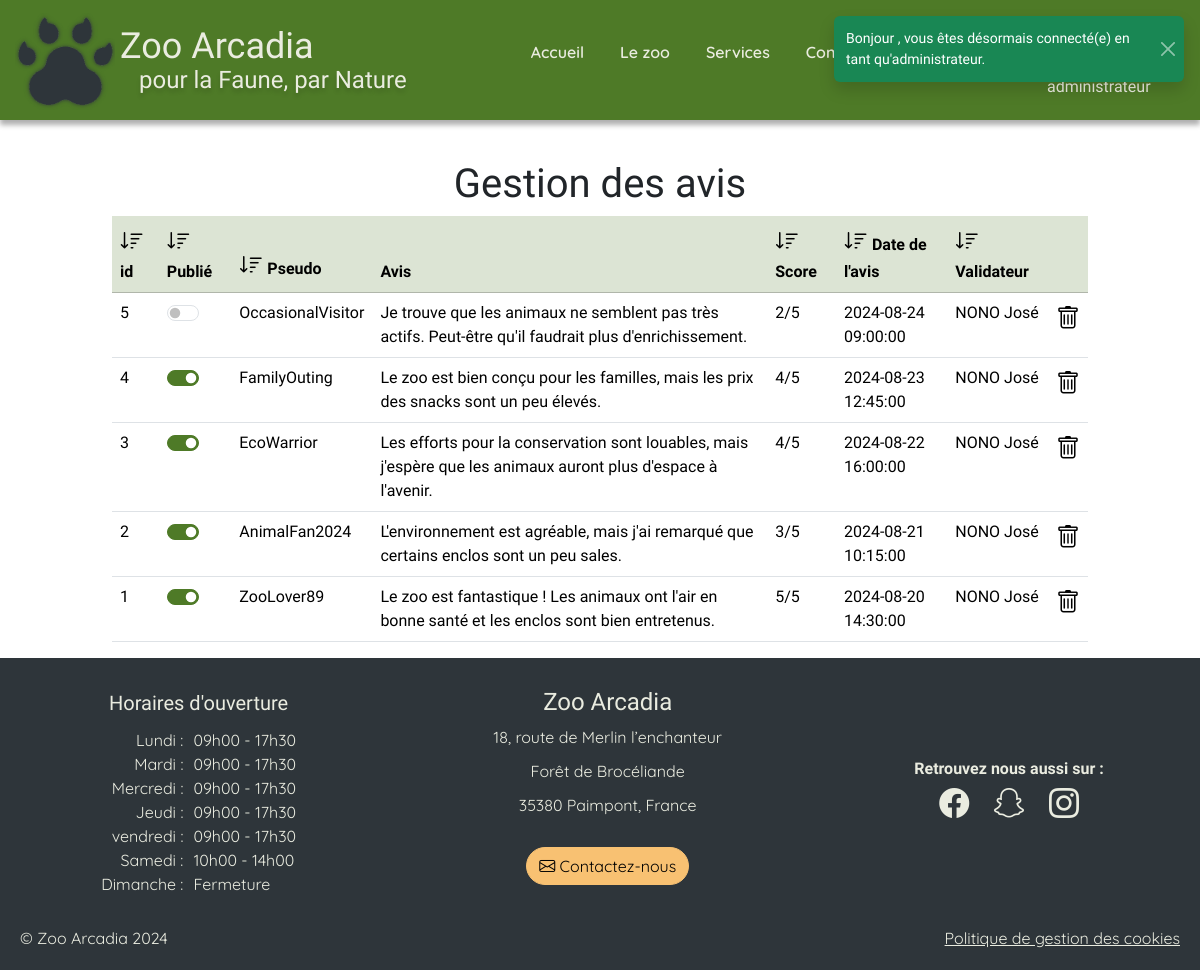
Page /admComments/view (signed in) on the committed database.
### tables this page shows
CREATE TABLE comment(
   id INT AUTO_INCREMENT,
   pseudo VARCHAR(50) NOT NULL,
   comment TEXT NOT NULL,
   date_comment DATETIME NOT NULL,
   score INT NOT NULL,
   published BOOLEAN NOT NULL DEFAULT FALSE,
   user_id INT,
   PRIMARY KEY(id),
   FOREIGN KEY(user_id) REFERENCES users(id)
);

CREATE TABLE users(
   id INT AUTO_INCREMENT,
   name VARCHAR(50) NOT NULL,
   forename VARCHAR(50) NOT NULL,
   email VARCHAR(250) NOT NULL,
   password CHAR(60) NOT NULL,
   role_id INT NOT NULL,
   PRIMARY KEY(id),
   FOREIGN KEY(role_id) REFERENCES role(id)
);

CREATE TABLE opening (
    id INT AUTO_INCREMENT PRIMARY KEY,
    day_name VARCHAR(10) NOT NULL,        
    opening_hour INT NOT NULL,  
    opening_minute INT NOT NULL, 
    closing_hour INT NOT NULL,    
    closing_minute INT NOT NULL,  
    closure BOOLEAN        
);

### app/Database/DbUtils.php (called while the page is built, shortened)
<?php
class DbUtils
{
    static ?PDO $pdo = null;
    public static function getPdo(): PDO
    {
        if (self::$pdo !== null) {
            return self::$pdo;
        }
        self::$pdo = new \PDO(self::getDSN(), self::getUser(), self::getPassword());
        return self::$pdo;
    }
    private static function getEnv($key, $default = null)
    {
        $value = getenv($key);
        return $default;
    }
    public static function getDSN()
    {
        $host = 'mysql';
        $dbname = self::getEnv('MYSQL_DATABASE');
        $port = '3306';
        return "mysql:host={$host};dbname={$dbname};port={$port}";
    }
    public static function getUser()
    {
        return self::getEnv('MYSQL_USER');
    }
    public static function getPassword()
    {
        return self::getEnv('MYSQL_PASSWORD');
    }
}

### app/Views/admComments.php (the view, shortened to what this page needs)
<div class="container-fluid col-12 col-md-10 adm">
    <h1>Gestion des avis</h1>
    <div class="table-responsive">
        <table id="list-comment"  class="table table-hover table-responsive">
            <thead>
                <tr class="table-primary ">
                    <th><i id="sort-icon-id" class="bi bi-sort-down"></i> id </th>
                    <th><i id="sort-icon-published" class="bi bi-sort-down"></i> Publié </th>
                    <th><i id="sort-icon-pseudo" class="bi bi-sort-down"></i> Pseudo </th>
                    <th>Avis</th>
                    <th><i id="sort-icon-score" class="bi bi-sort-down"></i> Score </th>
                    <th><i id="sort-icon-date" class="bi bi-sort-down"></i> Date de l'avis </th>
                    <th><i id="sort-icon-approver" class="bi bi-sort-down"></i> Validateur </th>
                    <th></th>
                </tr>
            </thead>
            <tbody >
                <?php
                $query = DbUtils::getPdo()->query('
                    SELECT c.id, c.pseudo, c.comment, c.date_comment, c.score,
                    c.published, u.name, u.forename
                    FROM comment c
                    LEFT JOIN users u ON c.user_id = u.id
                    ORDER BY c.date_comment DESC'
                );
                $comments = $query->fetchAll(\PDO::FETCH_ASSOC);
                foreach ($comments as $comment) {
                    echo '<tr data-id="' . $comment['id'] . '">';
                    echo '<td>' . $comment['id'] . '</td>';
                    echo '<td>';
                    echo '<div class="form-check form-switch">';
                    echo '<input class="form-check-input" type="checkbox" ' . ($comment['published'] ? 'checked' : '') . '>';
                    echo '</div>';
                    echo '</td>';
                    echo '<td>' . $comment['pseudo'] . '</td>';
                    echo '<td>' . $comment['comment']. '</td>';
                    echo '<td>' . $comment['score'] . '/5</td>';
                    echo '<td>' . $comment['date_comment'] . '</td>';
                    echo '<td>' . $comment['name'] . ' ' . $comment['forename'] . '</td>';
                    echo '<td class="icon-cell">' .
                        '<i class="bi bi-trash" data-id="' . $comment['id'] . '"></i>'.
                        '</td>';
                    echo '</tr>';
                }
                ?>
            </tbody>
        </table>
    </div>
</div>

### app/Views/templates/opening.php (shortened to what this page needs)
<?php
$query = DbUtils::getPdo()->query('SELECT * FROM opening');
$days = $query->fetchAll(\PDO::FETCH_ASSOC);
?>
<div id="opening-time">
    <div id="day">
        <div>Lundi :</div>
        <div>Mardi :</div>
        <div>Mercredi :</div>
        <div>Jeudi :</div>
        <div>vendredi :</div>
        <div>Samedi :</div>
        <div>Dimanche :</div>
    </div>
    <div id="opening-hours">
        <?php
            foreach ($days as $day){
                if($day['closure']){
                   echo "<div>Fermeture</div>";
                } else {
                    echo "<div>"
                    .sprintf('%02d', $day['opening_hour'])
                    ."h".sprintf('%02d', $day['opening_minute'])
                    ." - "
                    .sprintf('%02d', $day['closing_hour'])
                    ."h".sprintf('%02d', $day['closing_minute'])
                    ."</div>";
                }
            }
        ?>
    </div>
</div>

### rows in the picture
comment: id "5", pseudo "OccasionalVisitor", comment "Je trouve que les animaux ne semblent pas très actifs. Peut-être qu'il faudrait plus d'enrichissement.", score "2", date_comment "2024-08-24 09:00:00", user.name "NONO", user.forename "José"
comment: id "4", published "☑", pseudo "FamilyOuting", comment "Le zoo est bien conçu pour les familles, mais les prix des snacks sont un peu élevés.", score "4", date_comment "2024-08-23 12:45:00", user.name "NONO", user.forename "José"
comment: id "3", published "☑", pseudo "EcoWarrior", comment "Les efforts pour la conservation sont louables, mais j'espère que les animaux auront plus d'espace à l'avenir.", score "4", date_comment "2024-08-22 16:00:00", user.name "NONO", user.forename "José"
comment: id "2", published "☑", pseudo "AnimalFan2024", comment "L'environnement est agréable, mais j'ai remarqué que certains enclos sont un peu sales.", score "3", date_comment "2024-08-21 10:15:00", user.name "NONO", user.forename "José"
comment: id "1", published "☑", pseudo "ZooLover89", comment "Le zoo est fantastique ! Les animaux ont l'air en bonne santé et les enclos sont bien entretenus.", score "5", date_comment "2024-08-20 14:30:00", user.name "NONO", user.forename "José"
opening: opening_hour "09", opening_minute "00", closing_hour "17", closing_minute "30"
opening: opening_hour "09", opening_minute "00", closing_hour "17", closing_minute "30"
opening: opening_hour "09", opening_minute "00", closing_hour "17", closing_minute "30"
opening: opening_hour "09", opening_minute "00", closing_hour "17", closing_minute "30"
opening: opening_hour "09", opening_minute "00", closing_hour "17", closing_minute "30"
opening: opening_hour "10", opening_minute "00", closing_hour "14", closing_minute "00"
opening: closure "Fermeture"

### other values in the picture
$_SESSION['role'] "administrateur"
